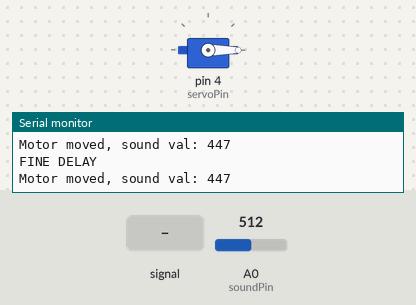
Recording of a sketch running on a simulated Arduino Uno, built with avr-gcc and run on an emulated ATmega328P. On the bench: servo, the last lines printed to the serial monitor. Inputs (shaded band) come from the test bench; at power-on: A0 (soundPin) = 512.

Above: at 6.3 s.
6.4 s: A0 (soundPin) set to 166
12.5 s: A0 (soundPin) set to 141
At 13.5 s:
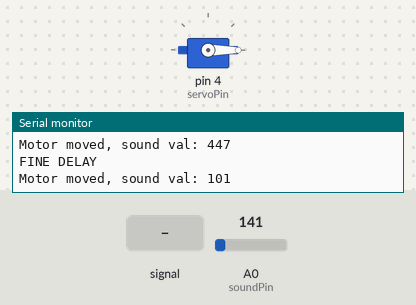
18.6 s: A0 (soundPin) fed a 200 Hz sine of ±81 counts around its level
At 19.0 s:
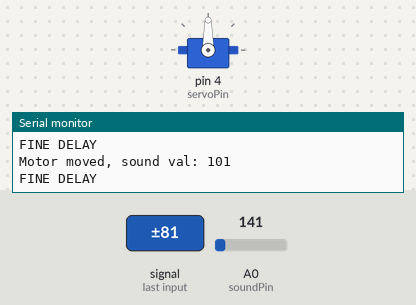
29.6 s: A0 (soundPin) set to 122
At 30.6 s:
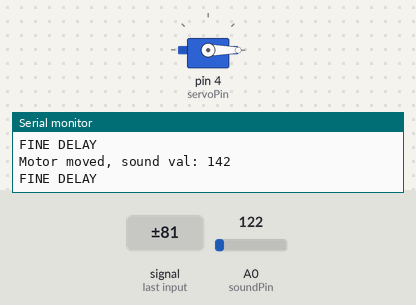
35.7 s: A0 (soundPin) set to 306
At 36.1 s:
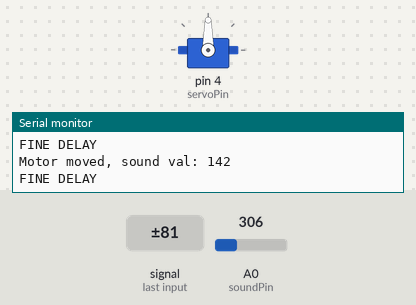
Timing chart, 0 to 47.7 s (numbered marks = the images above; inputs shaded):
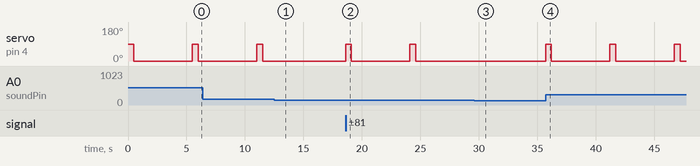

The sketch:

test_big_sound.ino
```cpp
// EXAMPLE 1: LED lights up when noise is above the threshold and immediately lights off.
/*
//**********************************************************************
const int ledPin = 12;    //LED attached to digital pin 12
const int soundPin = A0;  //Sound sensor attached to analog pin A0
int val = 0;              //the value of sound sensor
//*********************************************************************
void setup()
{
  pinMode(soundPin,INPUT);         //set soundPin as INPUT
  pinMode(ledPin,OUTPUT);          //set ledPin as OUTPUT
  Serial.begin(9600);              //initialize serial communications at 9600 bps
}

void loop()
{
  val = analogRead(soundPin);      //read the value of sound sensor
  Serial.println(val);             //print the value of sound sensor on serial monitor
  if(val > 100)                    //if the value is greater than 27
  {
    Serial.println("Reached ");
    digitalWrite(ledPin,HIGH);     //turn the LED on
  }
  else
  {
    Serial.println("Not reached ");
    digitalWrite(ledPin,LOW);      //turn the LED off
  }
  //delay(500);
}
*/


// EXAMPLE 2: LED lights up when noise is above the threshold and stays up until another noise is above the threshold.
/*
//**********************************************************************
const int ledPin = 12;    //LED attached to digital pin 12
const int soundPin = A0;  //Sound sensor attached to analog pin A0
int val = 0;              //the value of sound sensor
boolean state = true;
int threshold = 80;
//*********************************************************************
void setup()
{
  pinMode(soundPin,INPUT);         //set soundPin as INPUT
  pinMode(ledPin,OUTPUT);          //set ledPin as OUTPUT
  Serial.begin(9600);              //initialize serial communications at 9600 bps
}
void loop(){
  val = analogRead(soundPin);

  val = val - 85; // correct the error (it seems that when there is silence the noise level is 85 more or less)

  if(val > threshold && state == false){
    digitalWrite(ledPin, HIGH);
    Serial.print("State FALSE, val: ");
    Serial.println(val);
    state = true;
    delay(1000);
  }
  else if(val > threshold && state == true){
    digitalWrite(ledPin, LOW);
    Serial.print("State TRUE, val: ");
    Serial.println(val);
    state = false;
    delay(1000);
  }
}
*/

// EXAMPLE 3: servo motor moves when noise threshold is exceeded.
#include <Servo.h>

//**********************************************************************
//const int ledPin = 12;    //LED attached to digital pin 12
const int soundPin = A0;  //Sound sensor attached to analog pin A0
int val = 0;              //the value of sound sensor
boolean state = true;
int threshold = 90;
int servoPin = 4; //control pin of the motor
Servo my_servo;
//*********************************************************************
void setup()
{
  pinMode(soundPin,INPUT);         //set soundPin as INPUT
  //pinMode(ledPin,OUTPUT);          //set ledPin as OUTPUT

  my_servo.attach(servoPin); //setup the servo motor

  Serial.begin(9600);              //initialize serial communications at 9600 bps
}
void loop(){
  val = analogRead(soundPin);

  val = val - 65; // correct the error (it seems that when there is silence the noise level is 85 more or less)

  if(val > threshold /*&& state == false*/){
    //digitalWrite(ledPin, HIGH);
    my_servo.write(90);
    delay(500);
    my_servo.write(0);
    Serial.print("Motor moved, sound val: ");
    Serial.println(val);
    //state = true;
    delay(5000);
    Serial.println("FINE DELAY");
  }
  //delay(5000);
  /*
  else if(val > threshold && state == true){
    //digitalWrite(ledPin, LOW);
    Serial.print("State TRUE, val: ");
    Serial.println(val);
    state = false;
    delay(1000);
  }*/
}
```

Measured:
- after the input at 12.5 s, servo on pin 4 (servoPin): stays 0° (without the input it goes to 90° after 4.0 s)
- after the input at 18.6 s, servo on pin 4 (servoPin): alternates 90° for 0.50 s and 0° for 5.0 s, starting at once
- after the input at 29.6 s, servo on pin 4 (servoPin): stops changing and stays 0°
- after the input at 35.7 s, servo on pin 4 (servoPin): alternates 90° for 0.50 s and 0° for 5.0 s, starting at once
